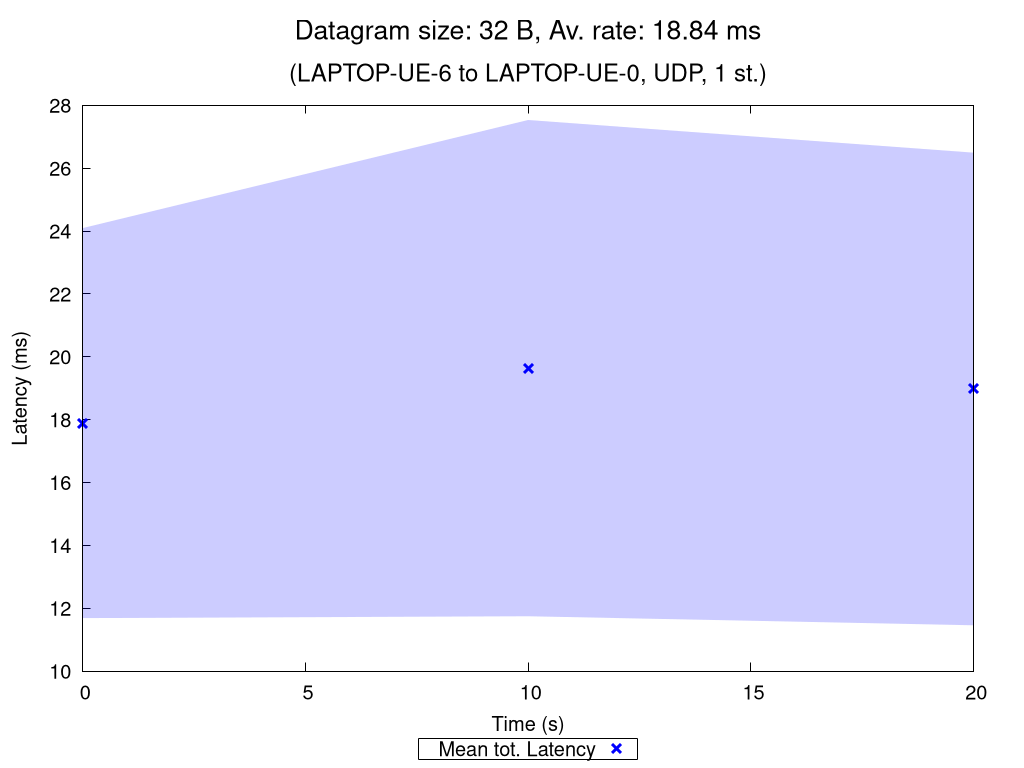

This chart was generated by the following gnuplot code:
set terminal pngcairo nocrop enhanced size 1024,768 font "Verdana,15"
set output "UDP_1_st_2020_11_02_12-58-35_two2one_00032B.png"

set title "{/=20 Datagram size: 32 B, Av. rate: 18.84 ms}\n\n{/=18 (LAPTOP-UE-6 to LAPTOP-UE-0, UDP, 1 st.)}"

set xlabel "Time (s)"
set ylabel "Latency (ms)"
set ytics nomirror
set key bmargin center horizontal box samplen 1 width -1
set bmargin 4.6
set rmargin 4.5

rf = 1.0  # rate factor
set style fill transparent solid 0.2 noborder
set autoscale xfix
plot "UDP_1_st_2020_11_02_12-58-35_two2one_00032B_iperf_processed.dat" using 1:($2/rf-$3/rf):($2/rf+$3/rf) with filledcurves lc rgb "blue" notitle, \
     "" using 1:($2/rf) with points pt 2 ps 1.5 lw 3 lc rgb "blue" title "Mean tot. Latency", \
